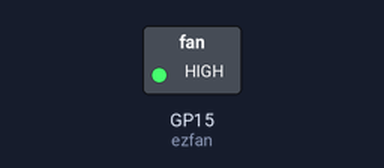
A program run on a simulated Raspberry Pi Pico running CircuitPython. Shown: switched loads named in the program (green lamp = pin HIGH). Dashed ring = blinking. What the program prints to the serial console is not drawn.

Above: at 0.05 s.
Timing chart, 0 to 4.6 s (numbered marks = the images above):
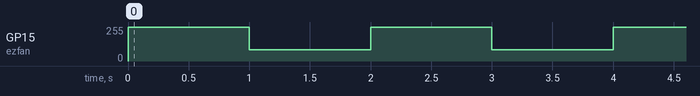

Measured:
- by itself, GP15 (ezfan): alternates 255/255 for 1.0 s and 85/255 for 1.0 s

The program:

pwm-control.py
```python
import time
import pwmio
import board

ezfan = pwmio.PWMOut(board.GP15, frequency=440, duty_cycle=0, variable_frequency=0)

while True:
    ezfan.duty_cycle = 65535
    print(ezfan.duty_cycle)
    time.sleep(1)
    ezfan.duty_cycle = int(65535/3)
    print(ezfan.duty_cycle)
    time.sleep(1)
```
